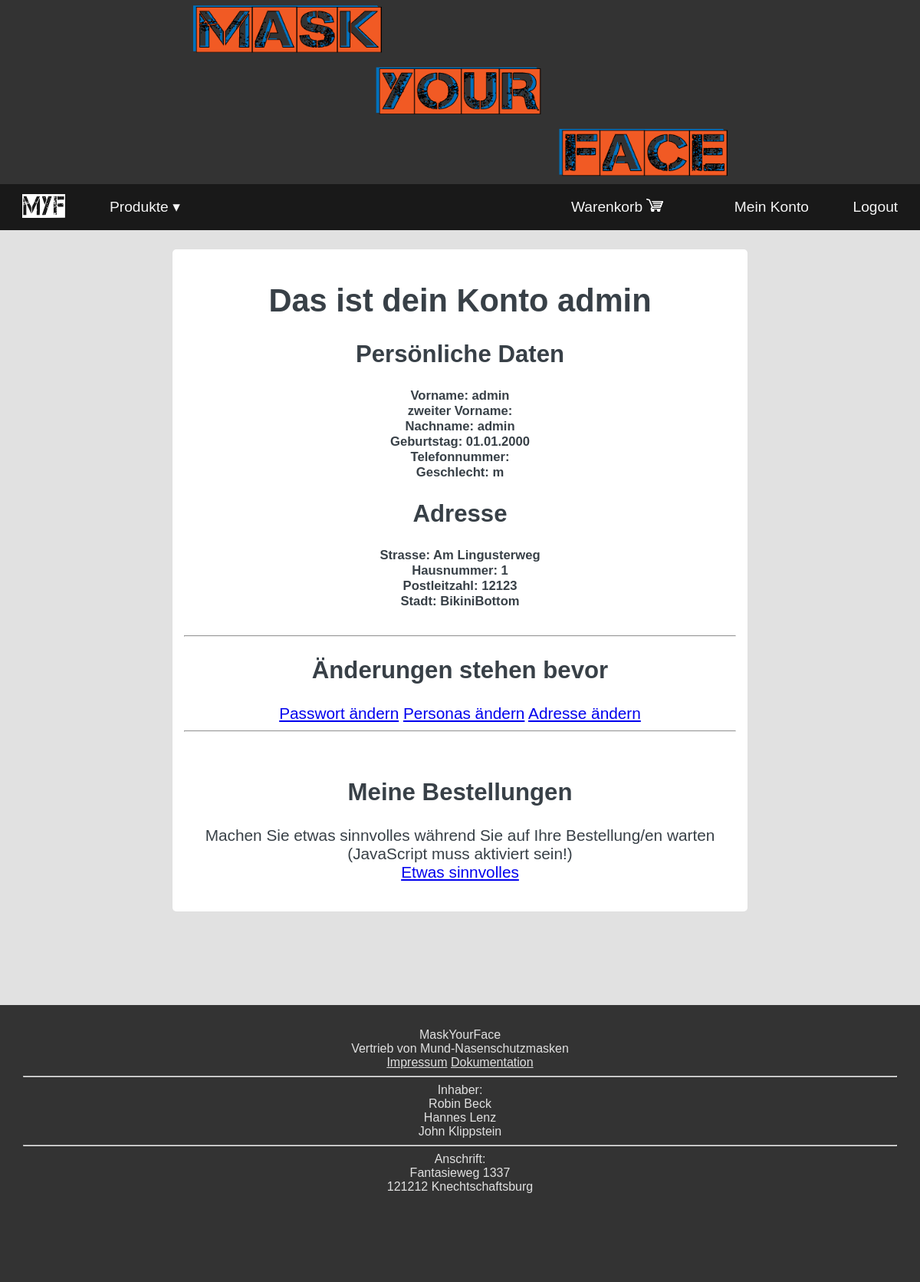
The app's page /index.php?c=accounts&a=myspace (signed in), older data.
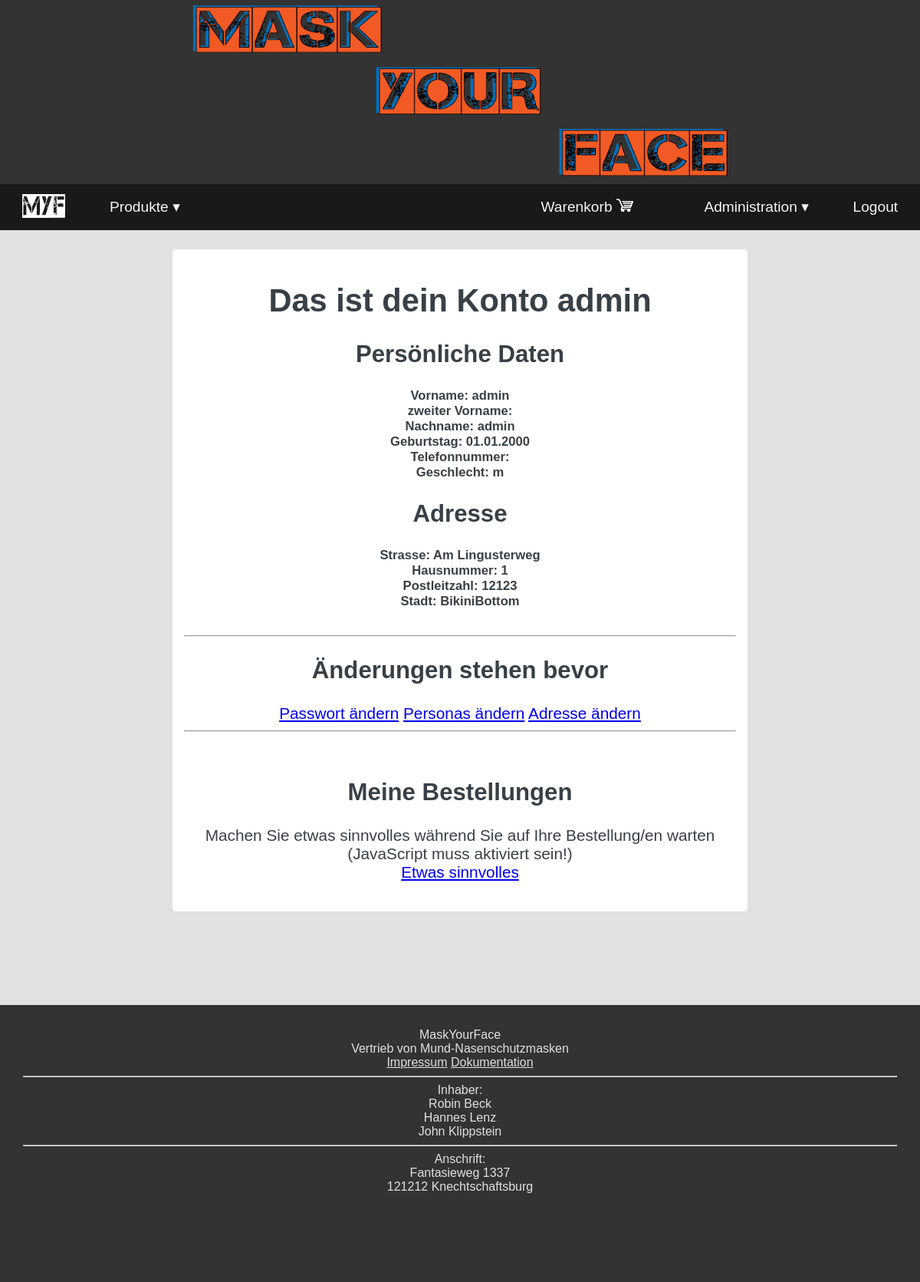
The same page, newer data.
### models/loginClass.php (called while the page is built, shortened)
<?php
class Login extends BaseModel
{
    private $user = null;
    public function __get($key)
    {
        if($key == 'user')
        {
            if($this->user == null)
            {
                $this->user = User::findOne('id=' .$this->userID);
            }
            return $this->user;
        }
        else
        {
            return parent::__get($key);
        }
    }
}

### core/_baseModelClass.php (called while the page is built, shortened)
<?php
abstract class BaseModel
{
    protected $data = [];
    public function __get($key)
    {
        if(array_key_exists($key, $this->data))
        {
            return $this->data[$key];
        }
        throw new \Exception('You can not access to property "'.$key.'" for the class "'.get_called_class());
    }
    public function __set($key, $value)
    {
        if (array_key_exists($key, $this->schema)) {
            $this->data[$key] = $value;
            return;
        }
        throw new \Exception('You can not write top property "'.$key.'" for the class "'.get_called_class());
    }
    public static function tablename()
    {
        $class = get_called_class();
        if(defined($class.'::TABLENAME'))
        {
            return $class::TABLENAME;
        }
        return null;
    }
    public static function findOne($where='', $orderBy='')
    {
        $db  = $GLOBALS['database'];
        $result = null;
        try
        {
                $db->query('SET NAMES utf8')->execute();
                $sql = 'SELECT * FROM ' . self::tablename();
                if(!empty($where))
                {
                    $sql.=' WHERE ' . $where;
                }
                $sql .= ';';
                $resultSet = $db->query($sql)->fetch();
                if(is_array($resultSet))
                {
                    $result = new $currentClass($resultSet);
                }
        }
        catch(\PDOException $e)
        {
            die('Select statement failed: '.$e->getMessage());
        }
        return $result;
    }
}

### controllers/accountsController.php (called while the page is built, shortened)
<?php
class accountsController extends Controller
{
    public function actionMySpace ()
    {
        $myOwnID = $_SESSION['userID'];
        if($myOwnID != '')
        {
            $userData = User::findOne('id='.$myOwnID);
        }
        else
        {
            header('location: index.php?c=pages&a=login');
        }
    }
}

### models/userClass.php (called while the page is built, shortened)
<?php
class User extends BaseModel
{
    private  $addresses = null;
    public function __get($key)
    {
        if($key == 'addresses')
        {
            if($this->addresses == null)
            {
                $this->addresses = Address::findOne('id=' .$this->addressID);
            }
            return $this->addresses;
        }
        else
        {
            return parent::__get($key);
        }
    }
}

### config/database.php (called while the page is built, shortened)
<?php
$user       = 'root';

### views/accounts/myspace.php (the view, shortened to what the changed rows need)
<div class="formWrapper">
    <form class="productForm">
        <h1>
            Das ist dein Konto <?=htmlspecialchars($user->firstName)?>
        </h1>
        <h2>Persönliche Daten</h2>
        <section class="formWrapper mySpace">
            <h2>Adresse</h2>
        </section>
        <br>
        <h2>Änderungen stehen bevor</h2>
        <br>
        <h2>Meine Bestellungen</h2>
        <br>
        </div>
</div>

### views/viewAssets/navBar.php (shortened to what the changed rows need)
<?php
$currentPosition = $currentPosition ?? '';
?>
<nav>
    <ul class="mainNav clearfix">
        <?php if ($this->isLoggedIn()) : ?>
            <?php if ($this->isAdmin()) : ?>
                <li class="<?= ($currentPosition == 'administration') ? 'active ' : '' ?>right"><label class="subNavTitle" for="dropToggle02"><a>Administration
                            <span class="dropIcon">▾</span>
                        </a>
                    </label>
                </li>
            <?php else : ?>
                <li class="right">
                    <a href="index.php?c=accounts&a=myspace">Mein Konto</a>
                </li>
            <?php endif; ?>
        <?php endif; ?>
    </ul>
</nav>

Row changes from the older to the newer data that the page shows:
changed users "admin": role empty → "admin" (drawn)
Text that changed along with them:
text no longer shown: "Mein Konto"
text now shown: "Administration ▾"
